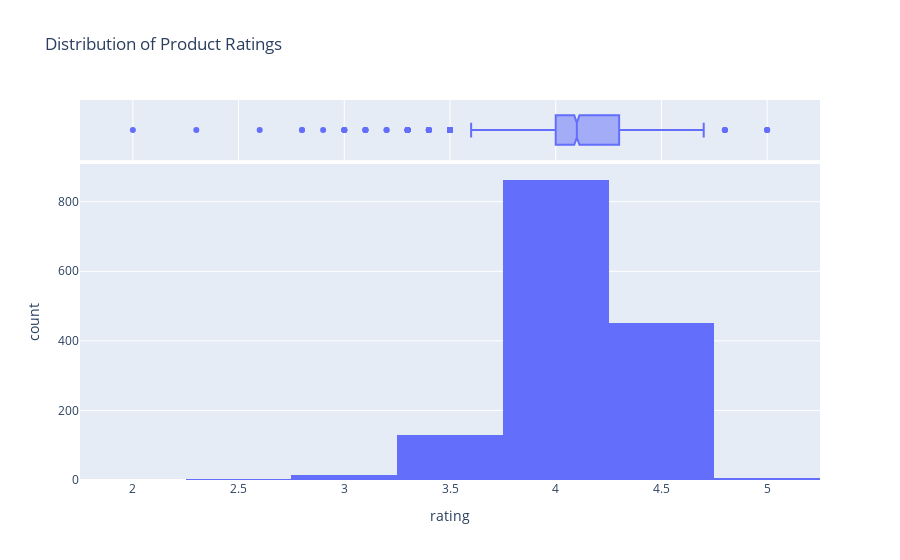

Notebook source saved alongside this figure:
### Code cell
fig1 = px.histogram(data, x="rating", nbins=10, marginal="box",
                   title="Distribution of Product Ratings")
fig1.show()

### Figure 1 — Plotly figure (JSON) as saved in the notebook; plotly's stock layout.template omitted (floating-point values rounded to 4 significant figures; data arrays with more than 128 entries replaced by an {"elided": "..."} marker saying what was removed)
{"data": [{"bingroup": "x", "hovertemplate": "rating=%{x}<br>count=%{y}<extra></extra>", "legendgroup": "", "marker": {"color": "#636efa", "pattern": {"shape": ""}}, "name": "", "nbinsx": 10, "orientation": "v", "showlegend": false, "type": "histogram", "x": {"elided": "1465 float values"}, "xaxis": "x", "yaxis": "y"}, {"hovertemplate": "rating=%{x}<extra></extra>", "legendgroup": "", "marker": {"color": "#636efa"}, "name": "", "notched": true, "showlegend": false, "type": "box", "x": {"elided": "1465 float values"}, "xaxis": "x2", "yaxis": "y2"}], "layout": {"barmode": "relative", "legend": {"tracegroupgap": 0}, "title": {"text": "Distribution of Product Ratings"}, "xaxis": {"anchor": "y", "domain": [0, 1], "title": {"text": "rating"}}, "xaxis2": {"anchor": "y2", "domain": [0, 1], "matches": "x", "showgrid": true, "showticklabels": false}, "yaxis": {"anchor": "x", "domain": [0, 0.8316], "title": {"text": "count"}}, "yaxis2": {"anchor": "x2", "domain": [0.8416, 1], "matches": "y2", "showgrid": false, "showline": false, "showticklabels": false, "ticks": ""}}}
